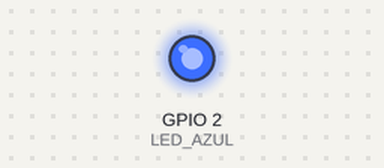
A sketch run on a simulated ESP32. Shown: output pins drawn as LEDs (lit = HIGH). What the sketch prints to the serial monitor is not drawn.

Above: at 1.5 s.
At 3.0 s:
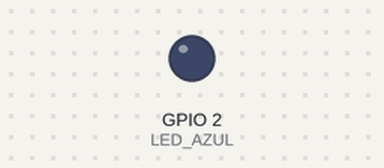
Timing chart, 0 to 6.2 s (numbered marks = the images above):
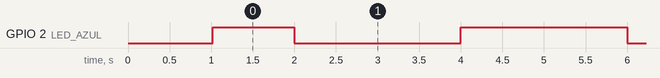

The sketch:

esp32_teste_ota_ap.ino
```cpp
#include <WiFi.h>
#include <ESPmDNS.h>
#include <WiFiUdp.h>
#include <ArduinoOTA.h>

// Nome da rede Wi-Fi que o próprio ESP32 vai criar
const char* ap_ssid     = "ESP32-Rega-AP";
const char* ap_password = "irrigacao123"; // Senha (mínimo de 8 caracteres)

#define LED_AZUL 2 // LED indicador

void setup() {
  Serial.begin(115200);
  delay(1000);

  Serial.println("\n==============================================");
  Serial.println("  INICIANDO ESP32 EM MODO ACCESS POINT (AP) ");
  Serial.println("==============================================");

  pinMode(LED_AZUL, OUTPUT);
  digitalWrite(LED_AZUL, LOW);

  // Configura o ESP32 para gerar sua própria rede Wi-Fi
  WiFi.mode(WIFI_AP);

  // Inicializa o Access Point com SSID e Senha
  if (WiFi.softAP(ap_ssid, ap_password)) {
    Serial.println("✅ Rede Wi-Fi criada com sucesso!");
    Serial.printf("   → SSID: %s\n", ap_ssid);
    Serial.printf("   → Senha: %s\n", ap_password);

    // O IP padrão do ESP32 em modo AP costuma ser 192.168.4.1
    IPAddress IP = WiFi.softAPIP();
    Serial.print("   → IP do ESP32 (AP): ");
    Serial.println(IP);

    digitalWrite(LED_AZUL, HIGH); // LED aceso indica que a rede está ativa
  } else {
    Serial.println("❌ Falha ao criar a rede Wi-Fi AP. Reiniciando...");
    delay(3000);
    ESP.restart();
  }

  // --- CONFIGURAÇÃO DO ARDUINO OTA ---
  ArduinoOTA.setHostname("esp32-rega-ap");

  ArduinoOTA.onStart([]() {
    String type = (ArduinoOTA.getCommand() == U_FLASH) ? "sketch" : "filesystem";
    Serial.println("\n[OTA-AP] Iniciando gravação do " + type);
  });

  ArduinoOTA.onEnd([]() {
    Serial.println("\n[OTA-AP] Atualização concluída! Reiniciando...");
  });

  ArduinoOTA.onProgress([](unsigned int progress, unsigned int total) {
    Serial.printf("[OTA-AP] Progresso: %u%%\r", (progress / (total / 100)));
    digitalWrite(LED_AZUL, !digitalRead(LED_AZUL));
  });

  ArduinoOTA.onError([](ota_error_t error) {
    Serial.printf("\n[OTA-AP] Erro [%u]\n", error);
  });

  // Inicializa o serviço OTA
  ArduinoOTA.begin();

  Serial.println("📡 Serviço OTA ativo no Access Point!");
  Serial.println("==============================================\n");
}

void loop() {
  // Mantém o OTA escutando
  ArduinoOTA.handle();

  // Pisca o LED de 2 em 2 segundos (ligado por 2s, desligado por 2s)
  static unsigned long ultimoPisca = 0;
  if (millis() - ultimoPisca >= 2000) {
    ultimoPisca = millis();
    digitalWrite(LED_AZUL, !digitalRead(LED_AZUL));
  }

  static unsigned long ultimoPrint = 0;
  if (millis() - ultimoPrint > 5000) {
    ultimoPrint = millis();
    Serial.printf("🤖 ESP32 AP ativo. Dispositivos conectados: %d\n", WiFi.softAPgetStationNum());
  }
}
```

Measured:
- by itself, GPIO 2 (LED_AZUL): alternates HIGH for 2.0 s and LOW for 2.0 s
